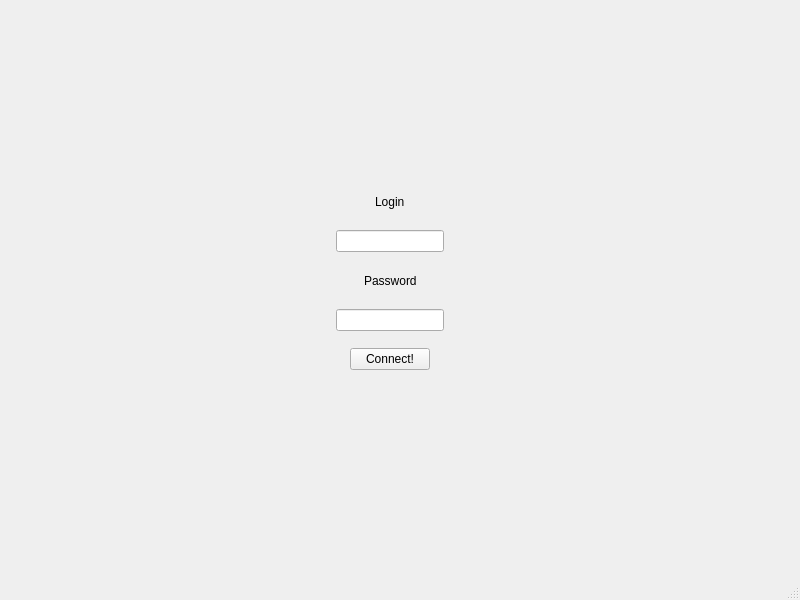
<?xml version="1.0" encoding="UTF-8"?>
<ui version="4.0">
 <class>MainWindow</class>
 <widget class="QMainWindow" name="MainWindow">
  <property name="geometry">
   <rect>
    <x>0</x>
    <y>0</y>
    <width>800</width>
    <height>600</height>
   </rect>
  </property>
  <property name="windowTitle">
   <string>MainWindow</string>
  </property>
  <widget class="QWidget" name="centralwidget">
   <widget class="QWidget" name="verticalLayoutWidget">
    <property name="geometry">
     <rect>
      <x>240</x>
      <y>180</y>
      <width>301</width>
      <height>201</height>
     </rect>
    </property>
    <layout class="QVBoxLayout" name="verticalLayout">
     <item alignment="Qt::AlignmentFlag::AlignHCenter">
      <widget class="QLabel" name="LoginLabel">
       <property name="text">
        <string>Login</string>
       </property>
      </widget>
     </item>
     <item alignment="Qt::AlignmentFlag::AlignHCenter">
      <widget class="QLineEdit" name="LoginLineEdit"/>
     </item>
     <item alignment="Qt::AlignmentFlag::AlignHCenter">
      <widget class="QLabel" name="PasswordLable">
       <property name="text">
        <string>Password</string>
       </property>
      </widget>
     </item>
     <item alignment="Qt::AlignmentFlag::AlignHCenter">
      <widget class="QLineEdit" name="lineEdit_2"/>
     </item>
     <item alignment="Qt::AlignmentFlag::AlignHCenter|Qt::AlignmentFlag::AlignVCenter">
      <widget class="QPushButton" name="pushButton">
       <property name="text">
        <string>Connect!</string>
       </property>
      </widget>
     </item>
    </layout>
   </widget>
  </widget>
  <widget class="QMenuBar" name="menubar">
   <property name="geometry">
    <rect>
     <x>0</x>
     <y>0</y>
     <width>800</width>
     <height>23</height>
    </rect>
   </property>
  </widget>
  <widget class="QStatusBar" name="statusbar"/>
 </widget>
 <resources/>
 <connections/>
</ui>
